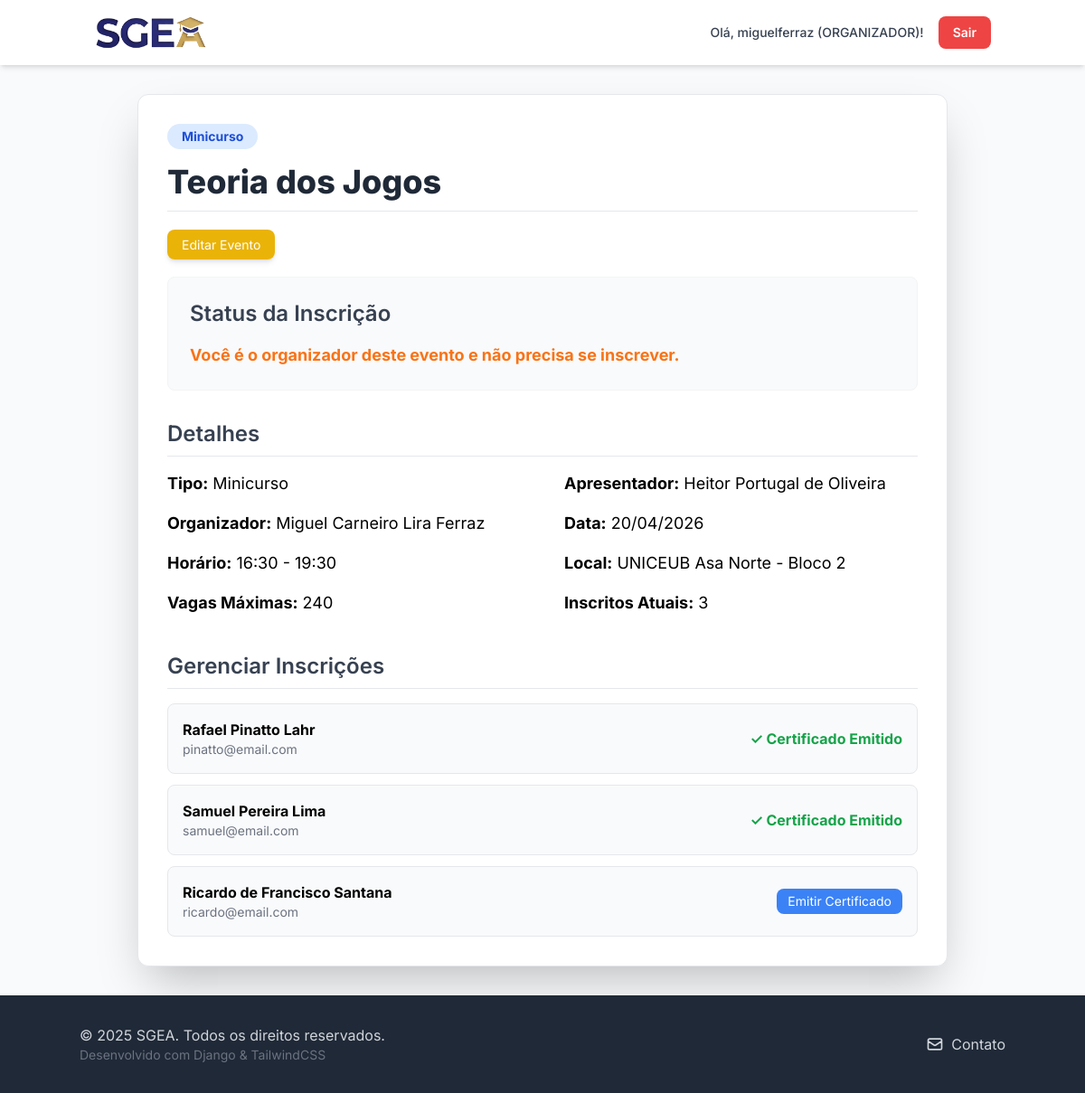
Screenshot of /eventos/4/ (signed in) with the database file from the repository.
### users/models.py (models this page shows, shortened)
class Usuario(AbstractUser):
    telefone = models.CharField(max_length=15, verbose_name='Telefone', blank=True, null=True)
    instituicao_ensino = models.CharField(
        max_length=100,
        verbose_name='Instituição de Ensino',
        blank=True,
        null=True
    )
    PERFIL_CHOICES = (
        ('ALUNO', 'Aluno'),
        ('PROFESSOR', 'Professor'),
        ('ORGANIZADOR', 'Organizador'),
    )
    perfil = models.CharField(
        max_length=15,
        choices=PERFIL_CHOICES,
        default='ALUNO',
        verbose_name='Perfil'
    )
    data_registro = models.DateTimeField(auto_now_add=True)
    class Meta:
        verbose_name = 'Usuário'
        verbose_name_plural = 'Usuários'

### events/models.py (models this page shows, shortened)
class Evento(models.Model):
    TIPO_CHOICES = (
        ('SEMINARIO', 'Seminário'),
        ('PALESTRA', 'Palestra'),
        ('MINICURSO', 'Minicurso'),
        ('SEMANA', 'Semana Acadêmica'),
    )
    nome_evento = models.CharField(max_length=255)
    apresentador = models.CharField(max_length=255)
    tipo_evento = models.CharField(max_length=50, choices=TIPO_CHOICES)
    data = models.DateField()
    horario_inicio = models.TimeField()
    horario_fim = models.TimeField()
    local = models.CharField(max_length=255)
    qtd_participantes = models.IntegerField(default=0)
    organizador_responsavel = models.ForeignKey(
        Usuario,
        on_delete=models.CASCADE,
        limit_choices_to={'perfil': 'ORGANIZADOR'}
    )

class Inscricao(models.Model):
    usuario = models.ForeignKey(Usuario, on_delete=models.CASCADE)
    evento = models.ForeignKey(Evento, on_delete=models.CASCADE)
    data_inscricao = models.DateTimeField(auto_now_add=True)
    certificado_emitido = models.BooleanField(default=False)
    class Meta:
        unique_together = ('usuario', 'evento')

### events/views.py (the view)
# urls.py: path('<int:pk>/', views.EventDetailView.as_view(), name='event_detail'),
class EventDetailView(LoginRequiredMixin, DetailView):
    model = Evento
    template_name = 'events/event_detail.html'
    context_object_name = 'object'
    def get_context_data(self, **kwargs):
        context = super().get_context_data(**kwargs)
        evento = self.get_object()
        user = self.request.user
        inscritos_atuais = Inscricao.objects.filter(evento=evento).count()
        vagas_disponiveis = evento.qtd_participantes - inscritos_atuais
        context['inscritos_atuais'] = inscritos_atuais
        context['vagas_disponiveis'] = max(0, vagas_disponiveis)
        context['is_inscrito'] = False
        context['is_certificado_emitido'] = False
        if user.is_authenticated:
            inscricao = Inscricao.objects.filter(usuario=user, evento=evento).first()
            context['inscricao'] = inscricao
            if inscricao:
                context['is_inscrito'] = True
                context['is_certificado_emitido'] = inscricao.certificado_emitido
        return context

### events/templates/events/event_detail.html (shortened to what this page needs)
{% load static %}
<!DOCTYPE html>
<html lang="pt-br">
<head>
    <script src="https://cdn.tailwindcss.com"></script>
    <link rel="stylesheet" href="{% static 'css/base.css' %}">
</head>
<body>
    {% include 'inicio/partials/header.html' %}
    <main class="container mx-auto p-4 sm:p-6 md:p-8">
        <div class="max-w-4xl mx-auto bg-white p-8 rounded-xl shadow-2xl border border-gray-200">
            <span class="inline-block px-4 py-1 text-sm font-bold rounded-full bg-blue-100 text-blue-700 mb-4">{{ object.get_tipo_evento_display }}</span>
            <h2 class="text-4xl font-extrabold text-gray-800 mb-6 border-b pb-3">{{ object.nome_evento }}</h2>
            {% if user.is_authenticated and user == object.organizador_responsavel %}
                <div class="mb-6"><a href="{% url 'events:event_update' pk=object.pk %}" class="bg-yellow-500 hover:bg-yellow-600 text-white px-4 py-2 rounded-lg text-sm shadow-md transition duration-200">Editar Evento</a></div>
            {% endif %}
            <div class="bg-gray-50 p-6 rounded-lg mb-8 border border-gray-100">
                <h3 class="text-2xl font-semibold text-gray-700 mb-4">Status da Inscrição</h3>
                {% if user.is_authenticated %}
                    {% if is_inscrito %}
                        <p class="text-green-600 font-bold text-lg flex items-center"><svg xmlns="http://www.w3.org/2000/svg" class="h-6 w-6 mr-2" fill="none" viewBox="0 0 24 24" stroke="currentColor" stroke-width="2"><path stroke-linecap="round" stroke-linejoin="round" d="M9 12l2 2 4-4m6 2a9 9 0 11-18 0 9 9 0 0118 0z" /></svg>Você já está inscrito neste evento!</p>
                        {% if is_certificado_emitido %}
                            <p class="mt-2">
                                <a href="{% url 'events:generate_certificate' inscricao_id=inscricao.id %}" target="_blank" class="text-indigo-600 font-medium hover:text-indigo-500">✅ Baixar Certificado</a>
                            </p>
                        {% endif %}
                    {% elif vagas_disponiveis == 0 %}
                        <p class="text-red-600 font-bold text-lg">Evento Lotado!</p>
                    {% elif user == object.organizador_responsavel %}
                        <p class="text-orange-500 font-bold text-lg">Você é o organizador deste evento e não precisa se inscrever.</p>
                    {% elif user.get_full_name == object.apresentador %}
                        <p class="text-blue-500 font-bold text-lg">Você é o apresentador deste evento.</p>
                    {% endif %}
                {% else %}
                     <p class="text-gray-600 text-lg">Faça <a href="{% url 'login' %}" class="text-indigo-600 font-medium hover:text-indigo-500">Login</a> para se inscrever neste evento.</p>
                {% endif %}
            </div>
            <h3 class="text-2xl font-semibold text-gray-700 mb-4 border-b pb-2">Detalhes</h3>
            <div class="grid grid-cols-1 md:grid-cols-2 gap-x-12 gap-y-4 text-lg">
                <p><strong>Tipo:</strong> {{ object.get_tipo_evento_display }}</p>
                <p><strong>Apresentador:</strong> {{ object.apresentador }}</p>
                <p><strong>Organizador:</strong> {{ object.organizador_responsavel.get_full_name|default:object.organizador_responsavel.username }}</p>
                <p><strong>Data:</strong> {{ object.data|date:"d/m/Y" }}</p>
                <p><strong>Horário:</strong> {{ object.horario_inicio|time:"H:i" }} - {{ object.horario_fim|time:"H:i" }}</p>
                <p><strong>Local:</strong> {{ object.local }}</p>
                <p><strong>Vagas Máximas:</strong> {{ object.qtd_participantes }}</p>
                <p><strong>Inscritos Atuais:</strong> {{ inscritos_atuais }}</p>
            </div>
            {% if user.is_authenticated and user == object.organizador_responsavel %}
                <div class="mt-10">
                    <h3 class="text-2xl font-semibold text-gray-700 mb-4 border-b pb-2">Gerenciar Inscrições</h3>
                    {% if object.inscricao_set.all %}
                        <ul class="space-y-3">
                            {% for inscricao in object.inscricao_set.all %}
                                <li class="p-4 bg-gray-50 rounded-lg flex justify-between items-center border">
                                    <div>
                                        <p class="font-bold">{{ inscricao.usuario.get_full_name|default:inscricao.usuario.username }}</p>
                                        <p class="text-sm text-gray-500">{{ inscricao.usuario.email }}</p>
                                    </div>
                                    <div>
                                        {% if inscricao.certificado_emitido %}
                                            <span class="text-green-600 font-bold">✓ Certificado Emitido</span>
                                        {% else %}
                                            <form method="post" action="{% url 'events:emitir_certificado' inscricao_id=inscricao.id %}">
                                                <button type="submit" class="bg-blue-500 hover:bg-blue-600 text-white px-3 py-1 rounded-lg text-sm">Emitir Certificado</button>
                                            </form>
                                        {% endif %}
                                    </div>
                                </li>
                            {% endfor %}
                        </ul>
                    {% else %}
                        <p class="text-gray-500">Ainda não há inscritos neste evento.</p>
                    {% endif %}
                </div>
            {% endif %}
        </div>
    </main>
    {% include 'inicio/partials/footer.html' %}
</body>
</html>

### inicio/templates/inicio/partials/header.html (shortened to what this page needs)
{% load static %}
<nav class="bg-white shadow-md sticky top-0 z-10">
    <div class="container mx-auto flex justify-between items-center p-4 flex-wrap">
        <a href="{% url 'inicio:home' %}">
            <img src="{% static 'images/logocortada.png' %}" alt="SGEA Logo" class="h-10 w-auto">
        </a>
        <div id="menu" class="hidden md:flex md:items-center md:space-x-4 w-full md:w-auto mt-4 md:mt-0">
            {% if user.is_authenticated %}
                <span class="block md:inline-block text-gray-700 text-sm font-medium py-2">Olá, {{ user.username }} ({{ user.perfil }})!</span>
                <form class="inline-block w-full md:w-auto mt-2 md:mt-0" method="post" action="{% url 'logout' %}">
                    <button type="submit" class="w-full text-center bg-red-500 hover:bg-red-600 text-white px-4 py-2 rounded-lg text-sm font-semibold transition duration-200">Sair</button>
                </form>
            {% endif %}
        </div>
    </div>
</nav>

### sgea_core/static/css/base.css (style rules this page uses)
:root { --sgea-blue: #1E2A78; --sgea-gold: #E4B74C; --sgea-light-gray: #f8fafc; }
html { height: 100%; }
body { display: flex; flex-direction: column; min-height: 100%; font-family: 'Inter', sans-serif; margin: 0; padding: 0; box-sizing: border-box; -webkit-font-smoothing: antialiased; background-color: var(--sgea-light-gray); }
main { flex-grow: 1; }
h1, h2, h3, .text-primary { color: var(--sgea-blue); }
a { color: var(--sgea-blue); transition: color 0.2s; }

### rows the page displays
Usuario: username "miguelferraz", perfil "ORGANIZADOR"
Evento: tipo_evento "Minicurso", nome_evento "Teoria dos Jogos", apresentador "Heitor Portugal de Oliveira", organizador_responsavel.get_full_name "Miguel Carneiro Lira Ferraz", data "20/04/2026", horario_inicio "16:30", horario_fim "19:30", local "UNICEUB Asa Norte - Bloco 2", qtd_participantes "240"
Inscricao: usuario.get_full_name "Rafael Pinatto Lahr", usuario.email "pinatto@email.com", certificado_emitido "✓ Certificado Emitido"
Inscricao: usuario.get_full_name "Samuel Pereira Lima", usuario.email "samuel@email.com", certificado_emitido "✓ Certificado Emitido"
Inscricao: usuario.get_full_name "Ricardo de Francisco Santana", usuario.email "ricardo@email.com", certificado_emitido "Emitir Certificado"

### other values shown
{{ inscritos_atuais }} "3"
